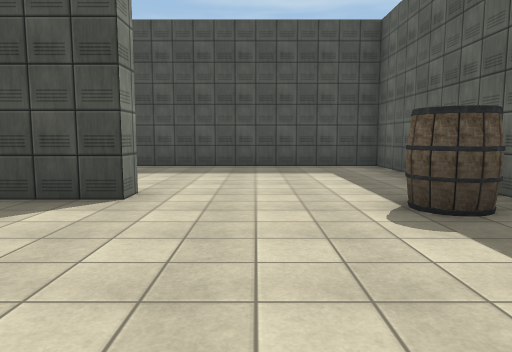
view 1 (above)

24 first-person views from a walk through a scene from a Unity 3-D project. The camera is 1.4 m above the floor, tilts 6° down and sees 70° across. The floor is counted in squares, 2 m on a side. Each view is taken from the middle of a square. On the plan, view 1 faces up. The plan holds only what a view shows up to about 11 squares ahead; the rest is blank. The place goes on beyond the plan. Some surface patterns are stand-ins.

view 2
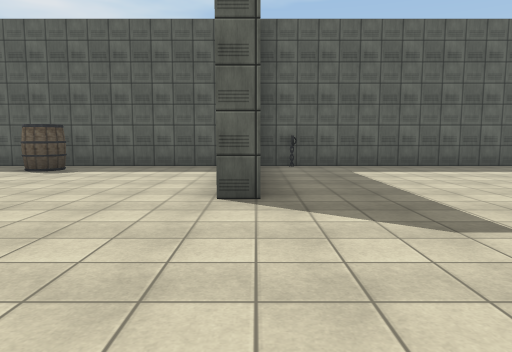

view 3
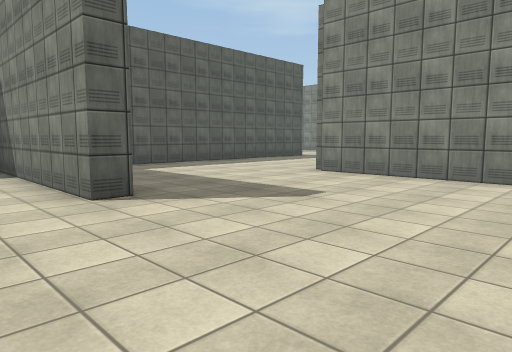

view 4
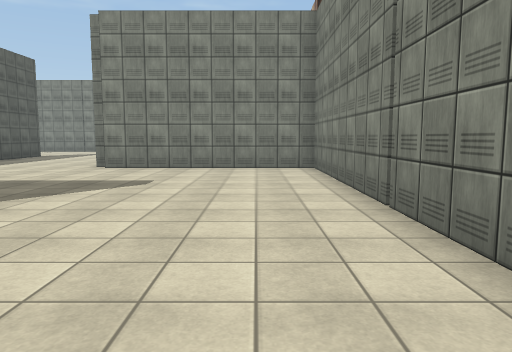

view 5
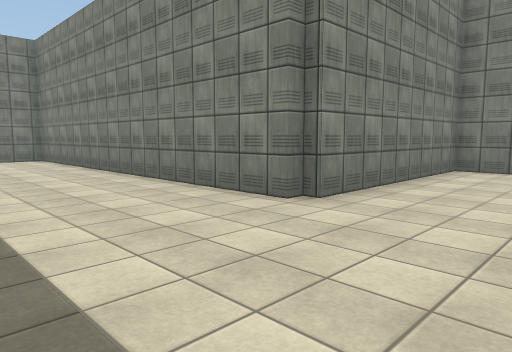

view 6
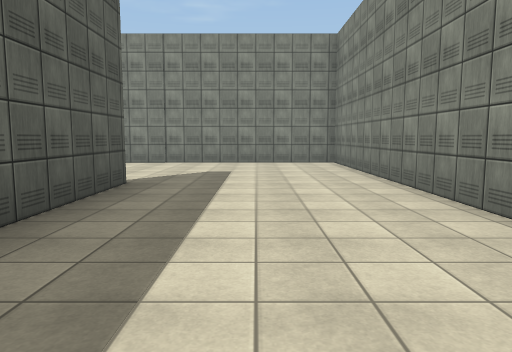

view 7
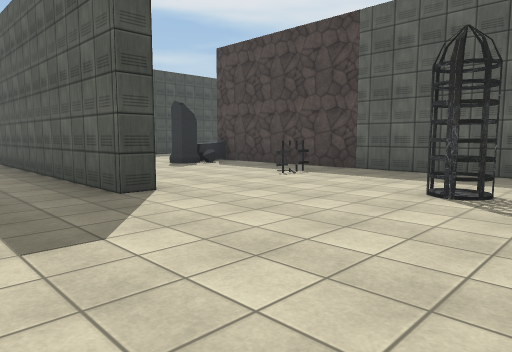

view 8
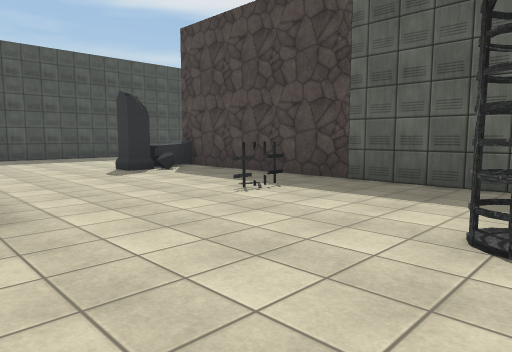

view 9
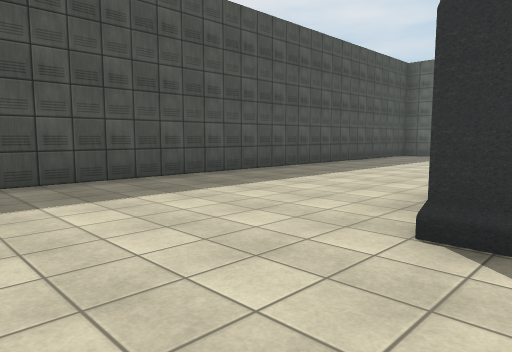

view 10
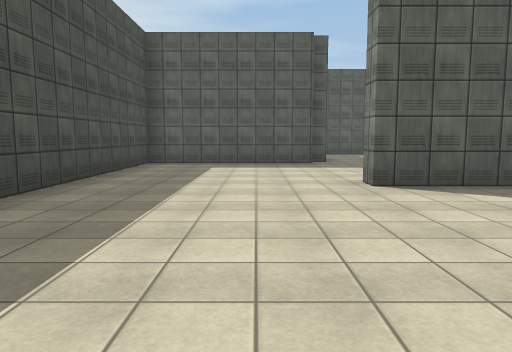

view 11
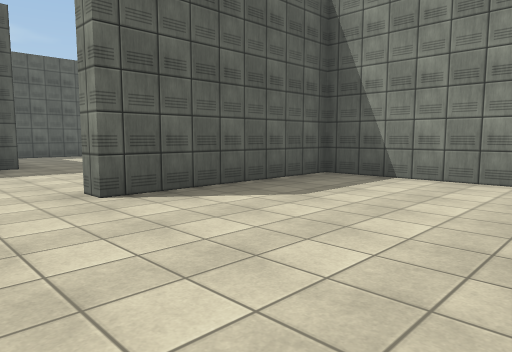

view 12
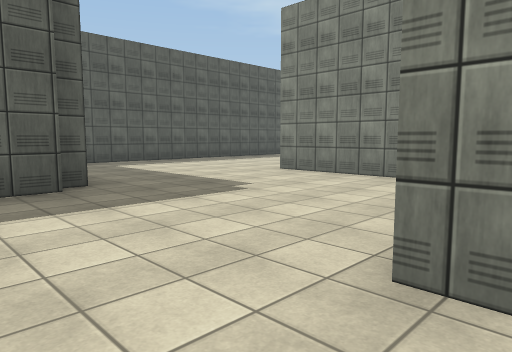

view 13
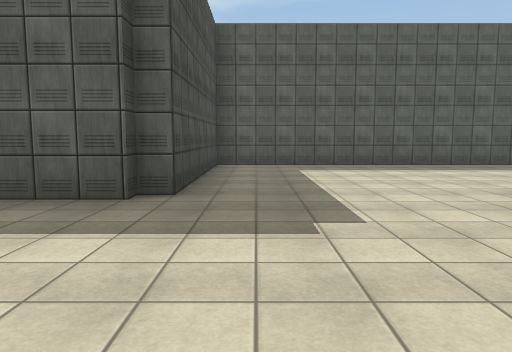

view 14
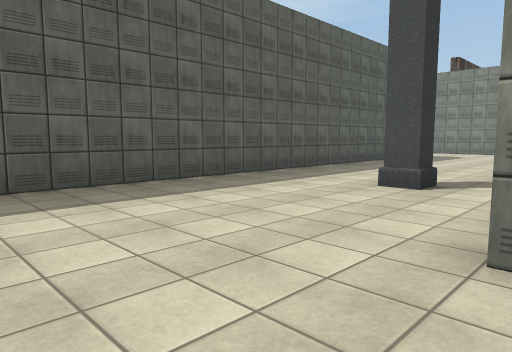

view 15
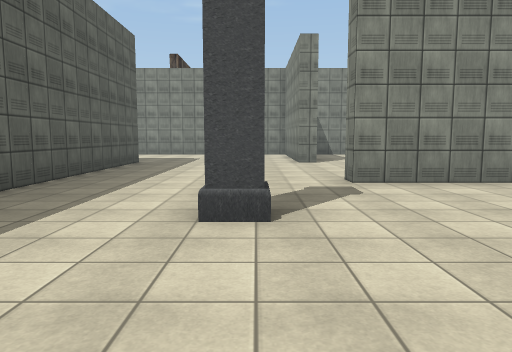

view 16
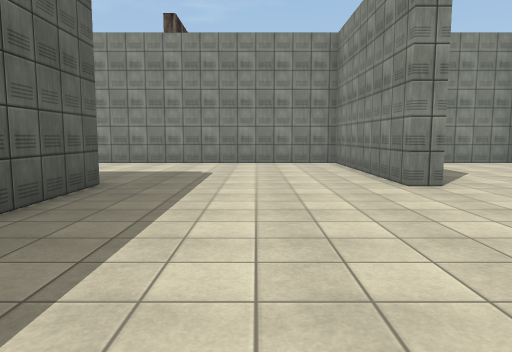

view 17
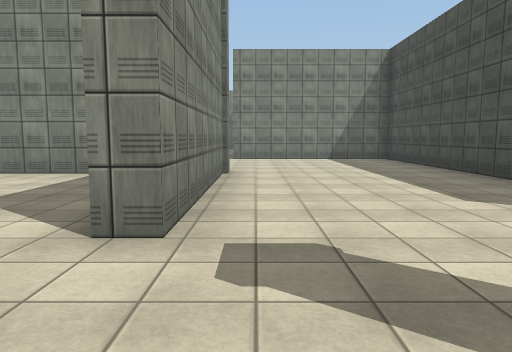

view 18
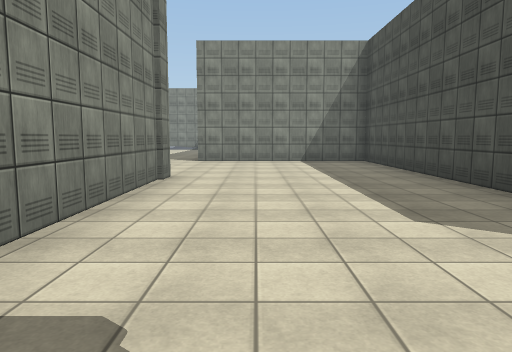

view 19
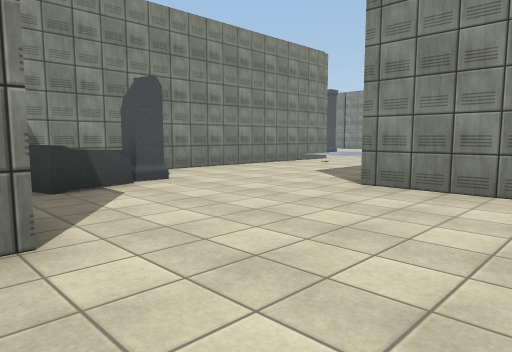

view 20
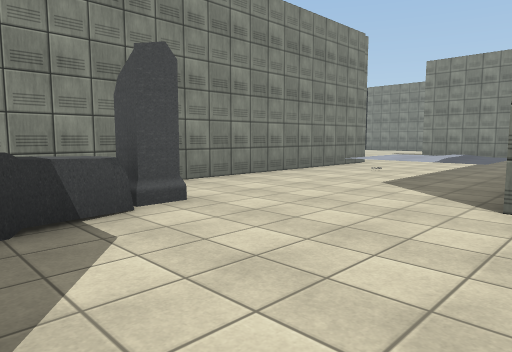

view 21
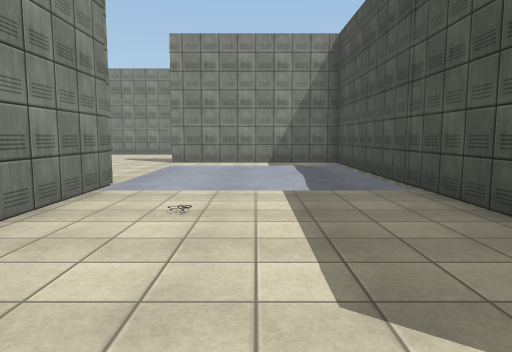

view 22
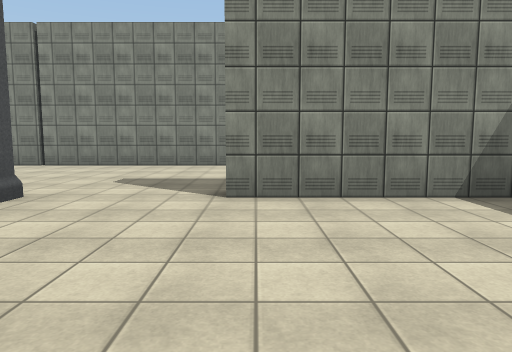

view 23
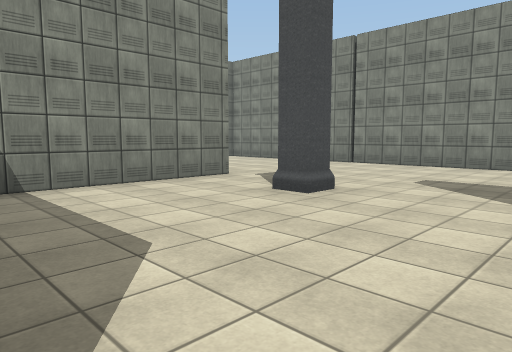

view 24
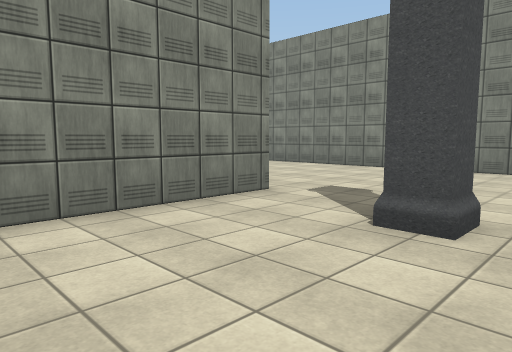

### Floor plan
Points are (right, up) in squares from view 1. A wall is a line through its corners. A room is listed if a view was taken in it or the views show most of it. See-through windows are left out.
Room 1 (views 1, 2, 3, 4, 5, 6, 7, 8, 9, 10, 11, 12, 13, 14, 15, 16, 17, 18, 19, 20, 21, 22, 23, 24)
walls: (7.4, -10.2) (6.2, -10.2); (8.5, -13.8) (8.5, -5.6); (10, -10.3) (13.2, -10.3) (13.2, -5.7) (13.8, -5.7); (3.6, -10.7) (3, -10.7) (3, -1.1); (5.9, -15.7) (-1.2, -15.7) (-1.2, -20.4); (13.4, -15.6) (18.5, -15.6) (18.5, -16.2); (15.5, -10.7) (9, -10.7) (9, -15.8); (3.6, -20.1) (12.4, -20.1); (15.8, -10.3) (18.5, -10.3); (13.9, -18.2) (13.9, -20); (-1.6, -5.7) (-1.2, -5.7) (-1.2, -15.2) (4.8, -15.2); (3, -0.1) (3, 5.4); (18.2, -20.1) (18.8, -20.1) (18.8, -25.1) (25.4, -25.1); (-1.9, -1.1) (-1.9, -0.6) (2.9, -0.6); (13.9, -25.1) (15.9, -25.1); (-6.4, -20.8) (-6.4, -29.5); (-1.8, -25.4) (2.1, -25.4); (23.3, -20.5) (23.3, -6) (18.4, -6) (18.4, -5.6) (18.1, -5.6) (18.1, -1.1) (5, -1.1); (-1.5, 4.6) (-1.5, 4.1) (-3, 4.1); (-6.4, 1.1) (-6.4, -5.5) (-1.5, -5.5); (3, 7.1) (3, 9) (-3, 9)
objects: pillar (-1, -23); barrel (2, 4); other object (7, -7) to (8, -6); other object (11, -18) to (12, -18); pillar (20, -13)

Where each view was taken, in squares from view 1:
view 1: 0 up, 0 right, facing up
view 2: 1 down, 6 left, facing right
view 3: 1 up, 6 left, facing down-right
view 4: 3 up, 5 left, facing down
view 5: 3 down, 2 right, facing down-left
view 6: 5 down, 1 right, facing down
view 7: 15 down, 1 right, facing up-right
view 8: 14 down, 3 right, facing up-right
view 9: 7 down, 4 right, facing up-right
view 10: 4 down, 8 right, facing right
view 11: 4 down, 9 right, facing down-right
view 12: 4 down, 13 right, facing down-right
view 13: 7 down, 14 right, facing right
view 14: 8 down, 18 right, facing down-right
view 15: 10 down, 20 right, facing down
view 16: 15 down, 21 right, facing down
view 17: 15 down, 21 right, facing left
view 18: 14 down, 20 right, facing left
view 19: 13 down, 14 right, facing down-left
view 20: 15 down, 13 right, facing down-left
view 21: 18 down, 9 right, facing left
view 22: 20 down, 3 right, facing left
view 23: 20 down, 3 right, facing down-left
view 24: 22 down, 2 right, facing down-left
